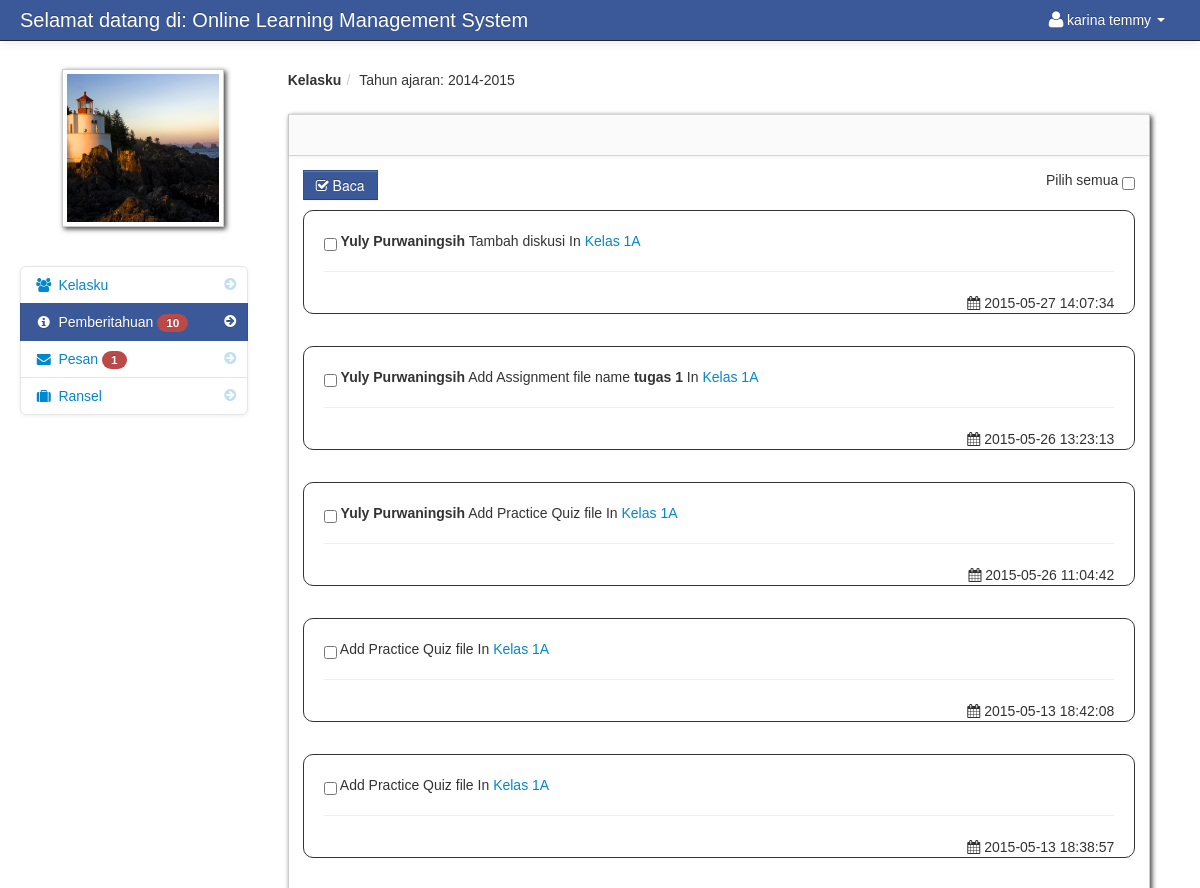
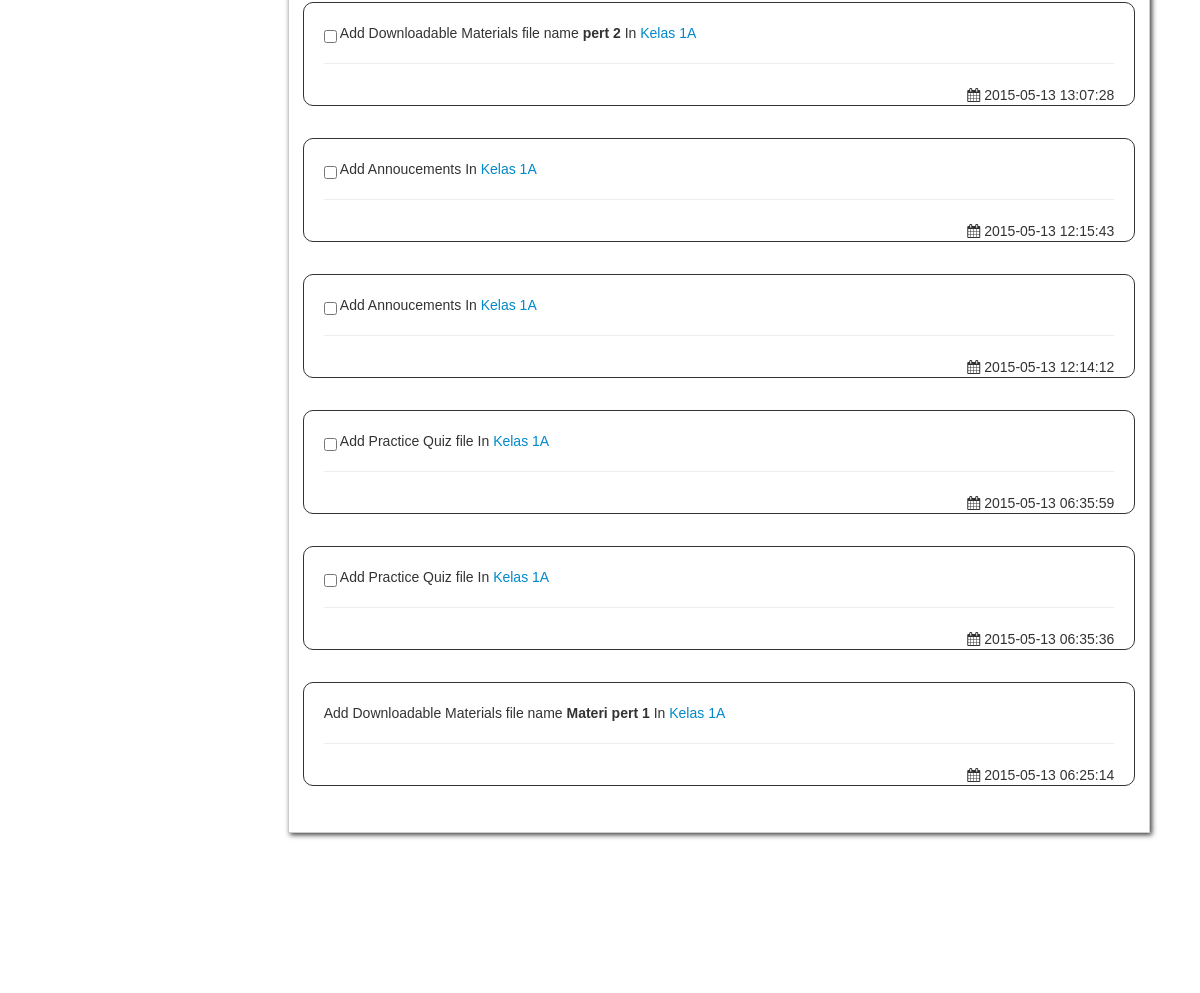
Screenshot of /student_notification.php (signed in) with the database file from the repository (2 pictures, top to bottom).
### tables this page shows
CREATE TABLE IF NOT EXISTS `student` (
  `student_id` int(11) NOT NULL AUTO_INCREMENT,
  `firstname` varchar(100) NOT NULL,
  `lastname` varchar(100) NOT NULL,
  `class_id` int(11) NOT NULL,
  `username` varchar(100) NOT NULL,
  `password` varchar(100) NOT NULL,
  `location` varchar(100) NOT NULL,
  `status` varchar(100) NOT NULL,
  `forum_notification` enum('0','1') NOT NULL DEFAULT '1',
  `email` varchar(30) NOT NULL,
  PRIMARY KEY (`student_id`)
);

CREATE TABLE IF NOT EXISTS `school_year` (
  `school_year_id` int(11) NOT NULL AUTO_INCREMENT,
  `school_year` varchar(100) NOT NULL,
  PRIMARY KEY (`school_year_id`)
);

CREATE TABLE IF NOT EXISTS `teacher_class_student` (
  `teacher_class_student_id` int(11) NOT NULL AUTO_INCREMENT,
  `teacher_class_id` int(11) NOT NULL,
  `student_id` int(11) NOT NULL,
  `teacher_id` int(11) NOT NULL,
  PRIMARY KEY (`teacher_class_student_id`)
);

CREATE TABLE IF NOT EXISTS `teacher` (
  `teacher_id` int(11) NOT NULL AUTO_INCREMENT,
  `username` varchar(100) NOT NULL,
  `password` varchar(200) NOT NULL,
  `firstname` varchar(100) NOT NULL,
  `lastname` varchar(100) NOT NULL,
  `department_id` int(11) NOT NULL,
  `location` varchar(200) NOT NULL,
  `about` varchar(500) NOT NULL,
  `teacher_status` varchar(20) NOT NULL,
  `teacher_stat` varchar(100) NOT NULL,
  `email` varchar(30) NOT NULL,
  `forum_notification` enum('0','1') NOT NULL DEFAULT '1',
  PRIMARY KEY (`teacher_id`)
);

CREATE TABLE IF NOT EXISTS `notification` (
  `notification_id` int(11) NOT NULL AUTO_INCREMENT,
  `teacher_class_id` int(11) NOT NULL,
  `notification` varchar(100) NOT NULL,
  `date_of_notification` varchar(50) NOT NULL,
  `link` varchar(100) NOT NULL,
  PRIMARY KEY (`notification_id`)
);

CREATE TABLE IF NOT EXISTS `class` (
  `class_id` int(11) NOT NULL AUTO_INCREMENT,
  `class_name` varchar(100) NOT NULL,
  PRIMARY KEY (`class_id`)
);

### session.php (called while the page is built, shortened)
<?php
$session_id=$_SESSION['id'];
?>

### count.php (called while the page is built)
<?php
	$school_year_query = mysql_query("select * from school_year order by school_year DESC")or die(mysql_error());
	$school_year_query_row = mysql_fetch_array($school_year_query);
	$school_year = $school_year_query_row['school_year'];
	?>
	<?php $query_yes = mysql_query("select * from teacher_class_student
LEFT JOIN teacher_class ON teacher_class.teacher_class_id = teacher_class_student.teacher_class_id
LEFT JOIN class ON class.class_id = teacher_class.class_id
LEFT JOIN subject ON subject.subject_id = teacher_class.subject_id
LEFT JOIN teacher ON teacher.teacher_id = teacher_class_student.teacher_id
JOIN notification ON notification.teacher_class_id = teacher_class.teacher_class_id
where teacher_class_student.student_id = '$session_id' and school_year = '$school_year'   order by notification.date_of_notification DESC
")or die(mysql_error());
$count_no = mysql_num_rows($query_yes);
         ?>
<?php $query_no = mysql_query("select * from notification
LEFT JOIN notification_read ON notification_read.notification_id = notification.notification_id
where notification_read.student_id  = '$session_id'
")or die(mysql_error());
$count_yes = mysql_num_rows($query_no);
         ?>
<?php $not_read = $count_no -  $count_yes; ?>

### student_notification.php (the view, shortened to what this page needs)
<?php include('header_dashboard.php'); ?>
<?php include('session.php'); ?>
    <body>
		<?php include('navbar_student.php'); ?>
        <div class="container-fluid">
            <div class="row-fluid">
				<?php include('student_notification_sidebar.php'); ?>
                <div class="span9" id="content">
                     <div class="row-fluid">
					     <ul class="breadcrumb">
						<?php
						$school_year_query = mysql_query("select * from school_year order by school_year DESC")or die(mysql_error());
						$school_year_query_row = mysql_fetch_array($school_year_query);
						$school_year = $school_year_query_row['school_year'];
						?>
							<li><a href="#"><b>Kelasku</b></a><span class="divider">/</span></li>
							<li><a href="#">Tahun ajaran: <?php echo $school_year_query_row['school_year']; ?></a></li>
						</ul>
                        <div id="block_bg" class="block">
                            <div class="navbar navbar-inner block-header">
                            </div>
                            <div class="block-content collapse in">
                                <div class="span12">
  					<form action="read.php" method="post">
						<?php if($not_read == '0'){
								}else{ ?>
							<button id="delete"  class="btn btn-info" name="read"><i class="icon-check"></i> Baca</button>
													<div class="pull-right">
							Pilih semua <input type="checkbox"  name="selectAll" id="checkAll" />
							</div>
								<?php } ?>
					<?php $query = mysql_query("select * from teacher_class_student
					LEFT JOIN teacher_class ON teacher_class.teacher_class_id = teacher_class_student.teacher_class_id
					LEFT JOIN class ON class.class_id = teacher_class.class_id
					LEFT JOIN subject ON subject.subject_id = teacher_class.subject_id
					LEFT JOIN teacher ON teacher.teacher_id = teacher_class_student.teacher_id
					JOIN notification ON notification.teacher_class_id = teacher_class.teacher_class_id
					where teacher_class_student.student_id = '$session_id' and school_year = '$school_year'  order by notification.date_of_notification DESC
					")or die(mysql_error());
					$count = mysql_num_rows($query);
					if ($count  > 0){
					while($row = mysql_fetch_array($query)){
					$get_id = $row['teacher_class_id'];
					$id = $row['notification_id'];
					$query_yes_read = mysql_query("select * from notification_read where notification_id = '$id' and student_id = '$session_id'")or die(mysql_error());
					$read_row = mysql_fetch_array($query_yes_read);
					$yes = $read_row['student_read'];
					?>
									<div class="post"  id="del<?php echo $id; ?>">
										<?php if ($yes == 'yes'){
										}else{
										?>
										<input id="" class="" name="selector[]" type="checkbox" value="<?php echo $id; ?>">
										<?php } ?>
											<strong><?php echo $row['firstname']." ".$row['lastname'];  ?></strong>
											<?php echo $row['notification']; ?> In
											<a href="<?php echo $row['link']; ?><?php echo '?id='.$get_id; ?>">
											<?php echo $row['class_name']; ?>
											</a>
										<hr>
										<div class="pull-right">
										<i class="icon-calendar"></i>&nbsp;<?php echo $row['date_of_notification']; ?>
										</div>
											</div>
					<?php
					} }else{
					?>
					<div class="alert alert-info"><strong><i class="icon-info-sign"></i> Tidak ada pemberitahuan</strong></div>
					<?php
					}
					?>
					</form>
                                </div>
                            </div>
                        </div>
                    </div>
                </div>
            </div>
		<?php include('footer.php'); ?>
        </div>
		<?php include('script.php'); ?>
    </body>
</html>

### navbar_student.php (shortened to what this page needs)
<div class="navbar navbar-fixed-top navbar-inverse">
        <div class="navbar-inner">
            <div class="container-fluid">
                <a class="brand" href="#">Selamat datang di: Online Learning Management System</a>
					<div class="nav-collapse collapse">
						<ul class="nav pull-right">
							<?php $query= mysql_query("select * from student where student_id = '$session_id'")or die(mysql_error());
									$row = mysql_fetch_array($query);
							?>
							<li class="dropdown">
							<link rel="stylesheet" href="popup1/style.css" type="text/css" />
								<a href="#" role="button" class="dropdown-toggle" data-toggle="dropdown"> <i class="icon-user icon-large"></i><?php echo $row['firstname']." ".$row['lastname'];  ?> <i class="caret"></i></a>
							</li>
						</ul>
					</div>
            </div>
        </div>
</div>

### student_notification_sidebar.php (shortened to what this page needs)
<div class="span3" id="sidebar">
		<img id="avatar" class="img-polaroid" src="admin/<?php echo $row['location']; ?>">
		<?php include('count.php'); ?>
		<ul class="nav nav-list bs-docs-sidenav nav-collapse collapse">
			<li class=""><a href="dashboard_student.php"><i class="icon-chevron-right"></i><i class="icon-group"></i>&nbsp;Kelasku</a></li>
			<li class="active">
				<a href="student_notification.php"><i class="icon-chevron-right"></i><i class="icon-info-sign"></i>&nbsp;Pemberitahuan
				<?php if($not_read == '0'){
				}else{ ?>
					<span class="badge badge-important"><?php echo $not_read; ?></span>
				<?php } ?>
				</a>
			</li>
			<?php
			$message_query = mysql_query("select * from message where reciever_id = '$session_id' and message_status != 'read' ")or die(mysql_error());
			$count_message = mysql_num_rows($message_query);
			?>
			<li class="">
			<a href="student_message.php"><i class="icon-chevron-right"></i><i class="icon-envelope-alt"></i>&nbsp;Pesan
				<?php if($count_message == '0'){
				}else{ ?>
					<span class="badge badge-important"><?php echo $count_message; ?></span>
				<?php } ?>
			</a>
			</li>
			<li class=""><a href="backpack.php"><i class="icon-chevron-right"></i><i class="icon-suitcase"></i>&nbsp;Ransel</a></li>
		</ul>
</div>

### admin/assets/styles.css (style rules this page uses)
body { padding-top: 60px; padding-bottom: 40px; }
#content { margin-left:0px; }
.breadcrumb { margin: 0 0 0px; padding: 10px 0px; background-color: transparent; }
.block { background: url("../images/pixel-60fff.png") repeat scroll 0 0 rgba(0, 0, 0, 0) !important; border: 1px solid #ccc; background: white; margin: 1em 0em; border-top: none; -webkit-box-shadow: 2px 2px 5px rgba(0, 0, 6, 0.75); -moz-box-shadow: 2px 2px 5px rgba(0, 0, 6, 0.75); box-shadow: 2px 2px 5px rgba(0, 0, 6, 0.75); }
.block-content { margin: 1em; min-height: .25em; }
.block-header { margin-bottom: 0px; border-right: none; border-left: none; -webkit-border-radius: 0px; -moz-border-radius: 0px; border-radius: 0px; }
.bs-docs-sidenav { max-width: 228px; margin: 30px 0 0; padding: 0; background-color: #fff; -webkit-border-radius: 6px; -moz-border-radius: 6px; border-radius: 6px; -webkit-box-shadow: 0 1px 4px rgba(0,0,0,.065); -moz-box-shadow: 0 1px 4px rgba(0,0,0,.065); box-shadow: 0 1px 4px rgba(0,0,0,.065); }
.bs-docs-sidenav > li > a { display: block; width: 190px \9; margin: 0 0 -1px; padding: 8px 14px; border: 1px solid #e5e5e5; }
.bs-docs-sidenav > li:first-child > a { -webkit-border-radius: 6px 6px 0 0; -moz-border-radius: 6px 6px 0 0; border-radius: 6px 6px 0 0; }
.bs-docs-sidenav > li:last-child > a { -webkit-border-radius: 0 0 6px 6px; -moz-border-radius: 0 0 6px 6px; border-radius: 0 0 6px 6px; }
.bs-docs-sidenav > .active > a { position: relative; z-index: 2; padding: 9px 15px; border: 0; text-shadow: 0 1px 0 rgba(0,0,0,.15); -webkit-box-shadow: inset 1px 0 0 rgba(0,0,0,.1), inset -1px 0 0 rgba(0,0,0,.1); -moz-box-shadow: inset 1px 0 0 rgba(0,0,0,.1), inset -1px 0 0 rgba(0,0,0,.1); box-shadow: inset 1px 0 0 rgba(0,0,0,.1), inset -1px 0 0 rgba(0,0,0,.1); }
.bs-docs-sidenav .icon-chevron-right { float: right; margin-top: 2px; margin-right: -6px; opacity: .25; }
.bs-docs-sidenav .active .icon-chevron-right, .bs-docs-sidenav .active a:hover .icon-chevron-right { opacity: 1; }

### popup1/style.css (style rules this page uses)
* { margin: 0; padding: 0; }
body, html { font-family: Calibri, "times new roman", sans-serif; }

### rows the page displays
student: firstname "karina", lastname "temmy", location (picture)
school_year: school_year "2014-2015"
teacher_class_student: teacher.firstname "Yuly", teacher.lastname "Purwaningsih", notification.notification "Tambah diskusi", class.class_name "Kelas 1A", notification.date_of_notification "2015-05-27 14:07:34", notification.notification "Add Assignment file name tugas 1", notification.date_of_notification "2015-05-26 13:23:13", notification.notification "Add Practice Quiz file", notification.date_of_notification "2015-05-26 11:04:42"
teacher_class_student: notification.notification "Add Practice Quiz file", class.class_name "Kelas 1A", notification.date_of_notification "2015-05-13 18:42:08", notification.date_of_notification "2015-05-13 18:38:57", notification.notification "Add Downloadable Materials file name pert 2", notification.date_of_notification "2015-05-13 13:07:28", notification.notification "Add Annoucements", notification.date_of_notification "2015-05-13 12:15:43", notification.date_of_notification "2015-05-13 12:14:12", notification.date_of_notification "2015-05-13 06:35:59", notification.date_of_notification "2015-05-13 06:35:36", notification.notification "Add Downloadable Materials file name Materi pert 1", notification.date_of_notification "2015-05-13 06:25:14"

### other values shown
$not_read "10"
$count_message "1"
